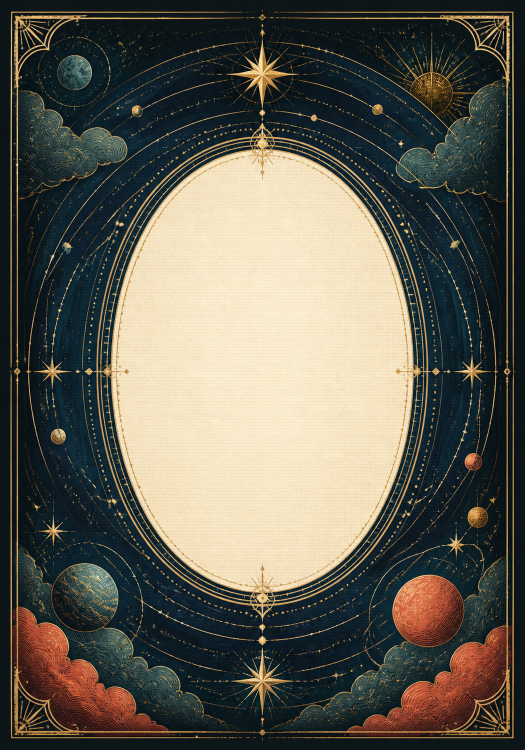
#> input picture tmp/prod-turn-subtle-v2/apps/web/scripts/assets/order-card-face-art.png, 1049 x 1499 px (shown at 1/2 size)
$ python generate-order-deck.py
#> lines starting #> are read from the running program, lines starting #| are printed output that depends on the picture
"""Build the 1-100 Orden deck from the ChatGPT-generated face artwork.

The source illustration intentionally contains no text. Pillow adds the exact
numbering and deterministic colour/constellation variations so every card is
unique while the complete deck remains visually coherent.
"""

from __future__ import annotations

import colorsys
import math
import random
from pathlib import Path

from PIL import Image, ImageDraw, ImageEnhance, ImageFont, ImageOps


HERE = Path(__file__).resolve().parent
CARD_DIR = HERE.parent / "public" / "cards" / "orden"
SOURCE = HERE / "assets" / "order-card-face-art.png"
CARD_SIZE = (700, 1000)
OUTPUT_SIZE = (420, 600)

DISPLAY_FONT = Path("C:/Windows/Fonts/georgiab.ttf")
INDEX_FONT = Path("C:/Windows/Fonts/bahnschrift.ttf")


def fit_source(source: Image.Image) -> Image.Image:
    """Crop the generated portrait to the exact 7:10 card ratio."""

    target_ratio = CARD_SIZE[0] / CARD_SIZE[1]
#> target_ratio = 0.7
    source_ratio = source.width / source.height
#> source_ratio = 0.7
    if source_ratio < target_ratio:
        target_height = round(source.width / target_ratio)
#> target_height = 1499
        top = (source.height - target_height) // 2
#> top = 0
        source = source.crop((0, top, source.width, top + target_height))
#> source is the input picture: PIL image 1049x1499 RGB; mean R, G, B 96.5, 94.4, 83.5
    elif source_ratio > target_ratio:
        target_width = round(source.height * target_ratio)
        left = (source.width - target_width) // 2
        source = source.crop((left, 0, left + target_width, source.height))
    return source.resize(CARD_SIZE, Image.Resampling.LANCZOS).convert("RGB")
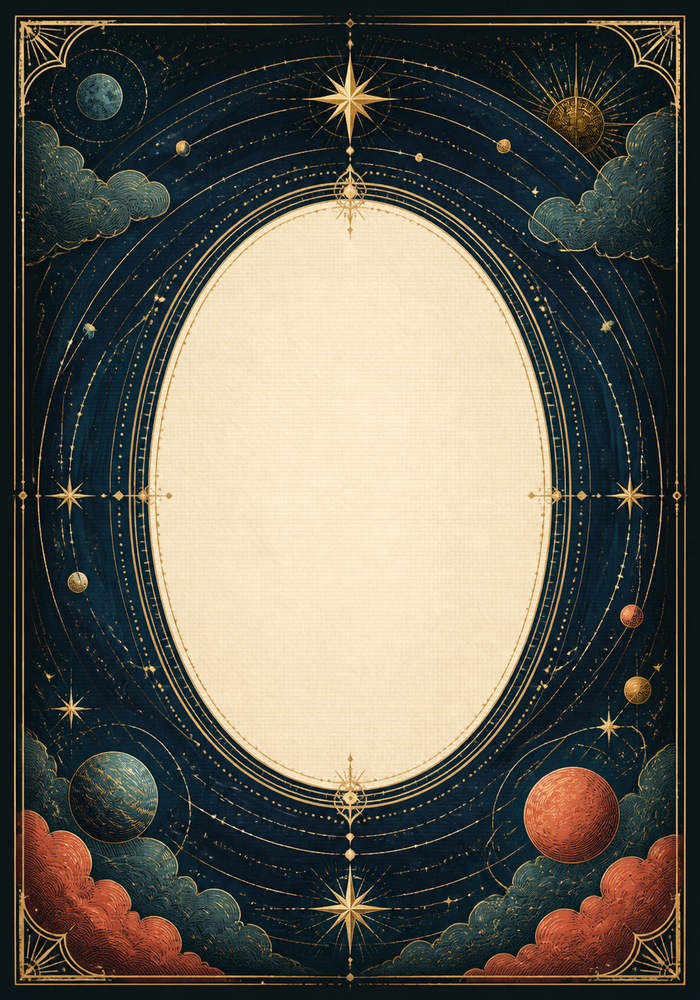
#> returned value: PIL image 700x1000 RGB; mean R, G, B 96.6, 94.4, 83.5


def card_palette(value: int) -> tuple[tuple[int, int, int], tuple[int, int, int]]:
    """Move through five readable colour families as the deck ascends."""

    anchors = (190, 216, 258, 338, 22, 48)
    position = (value - 1) / 99 * (len(anchors) - 1)
    index = min(int(position), len(anchors) - 2)
    fraction = position - index
    hue_a = anchors[index]
    hue_b = anchors[index + 1]
    hue = hue_a + (hue_b - hue_a) * fraction

    dark = colorsys.hsv_to_rgb(hue / 360, 0.67, 0.37)
    accent = colorsys.hsv_to_rgb(hue / 360, 0.58, 0.76)
    return (
        tuple(round(channel * 255) for channel in dark),
        tuple(round(channel * 255) for channel in accent),
    )


def tint_art(base: Image.Image, value: int) -> tuple[Image.Image, tuple[int, int, int]]:
    dark, accent = card_palette(value)
    gray = ImageOps.grayscale(base)
    themed = ImageOps.colorize(gray, black=dark, white=(246, 224, 184))
    card = Image.blend(base, themed, 0.38)

    # A soft, value-specific ink wash makes adjacent cards distinct without
    # compromising the quiet ivory number medallion.
    wash = Image.new("RGB", CARD_SIZE, accent)
    mask = Image.new("L", CARD_SIZE, 0)
    mask_draw = ImageDraw.Draw(mask)
    sweep = (value * 37) % 700
    mask_draw.ellipse((sweep - 440, -300, sweep + 520, 1320), fill=38)
    mask = mask.filter(ImageFilter.GaussianBlur(160))
    card.paste(Image.blend(card, wash, 0.28), mask=mask)
    return ImageEnhance.Contrast(card).enhance(1.04), accent


def fitted_font(text: str, max_width: int) -> ImageFont.FreeTypeFont:
    size = 310
    while size > 120:
        font = ImageFont.truetype(DISPLAY_FONT, size)
        bounds = font.getbbox(text, stroke_width=4)
        if bounds[2] - bounds[0] <= max_width:
            return font
        size -= 4
    return ImageFont.truetype(DISPLAY_FONT, size)


def draw_center_number(card: Image.Image, value: int, accent: tuple[int, int, int]) -> None:
    draw = ImageDraw.Draw(card)
    text = str(value)
    font = fitted_font(text, 438)
    bounds = draw.textbbox((0, 0), text, font=font, stroke_width=3)
    width = bounds[2] - bounds[0]
    height = bounds[3] - bounds[1]
    x = (CARD_SIZE[0] - width) / 2 - bounds[0]
    y = 500 - height / 2 - bounds[1] - 6

    draw.text(
        (x + 7, y + 10),
        text,
        font=font,
        fill=(44, 31, 28, 105),
        stroke_width=6,
        stroke_fill=(44, 31, 28, 70),
    )
    draw.text(
        (x, y),
        text,
        font=font,
        fill=(20, 37, 48),
        stroke_width=4,
        stroke_fill=accent,
    )


def draw_corner_index(card: Image.Image, value: int, accent: tuple[int, int, int]) -> None:
    text = str(value)
    size = 61 if value < 10 else 52 if value < 100 else 43
    font = ImageFont.truetype(INDEX_FONT, size)
    ink = (250, 239, 214)
    stroke = (18, 34, 43)

    def make_index() -> Image.Image:
        tile = Image.new("RGBA", (170, 116), (0, 0, 0, 0))
        draw = ImageDraw.Draw(tile)
        bounds = draw.textbbox((0, 0), text, font=font, stroke_width=3)
        width = bounds[2] - bounds[0]
        draw.rounded_rectangle((5, 6, width + 31, 87), radius=18, fill=(*stroke, 178), outline=(*accent, 230), width=3)
        draw.text((19 - bounds[0], 42 - (bounds[1] + bounds[3]) / 2), text, font=font, fill=ink, stroke_width=2, stroke_fill=stroke)
        return tile

    corner = make_index()
    card.paste(corner, (35, 36), corner)
    inverse = corner.rotate(180)
    card.paste(inverse, (CARD_SIZE[0] - 35 - inverse.width, CARD_SIZE[1] - 36 - inverse.height), inverse)


def draw_constellation(card: Image.Image, value: int, accent: tuple[int, int, int]) -> None:
    rng = random.Random(value)
    overlay = Image.new("RGBA", CARD_SIZE, (0, 0, 0, 0))
    draw = ImageDraw.Draw(overlay)
    count = 3 + (value - 1) // 20
    points: list[tuple[float, float]] = []
    for index in range(count):
        angle = (math.tau * index / count) + rng.uniform(-0.19, 0.19)
        radius_x = rng.uniform(236, 274)
        radius_y = rng.uniform(330, 386)
        point = (350 + math.cos(angle) * radius_x, 500 + math.sin(angle) * radius_y)
        points.append(point)
    for first, second in zip(points, points[1:] + points[:1]):
        draw.line((first, second), fill=(*accent, 80), width=2)
    for x, y in points:
        radius = rng.choice((4, 5, 7))
        draw.ellipse((x - radius, y - radius, x + radius, y + radius), fill=(250, 235, 204, 225), outline=(*accent, 255), width=2)
    card.paste(overlay, (0, 0), overlay)


def build_card(base: Image.Image, value: int) -> Image.Image:
    card, accent = tint_art(base, value)
    draw_constellation(card, value, accent)
    draw_center_number(card, value, accent)
    draw_corner_index(card, value, accent)
    return card


def main() -> None:
    if not SOURCE.exists():
        raise SystemExit(f"Missing generated source artwork: {SOURCE}")

    CARD_DIR.mkdir(parents=True, exist_ok=True)
    base = fit_source(Image.open(SOURCE))
    for value in range(1, 101):
        build_card(base, value).resize(OUTPUT_SIZE, Image.Resampling.LANCZOS).save(
            CARD_DIR / f"{value}.webp",
            "WEBP",
            quality=86,
            method=6,
        )
#> this loop made 100 passes
#> pass 1, in tint_art, `gray = ImageOps.grayscale(base)`:
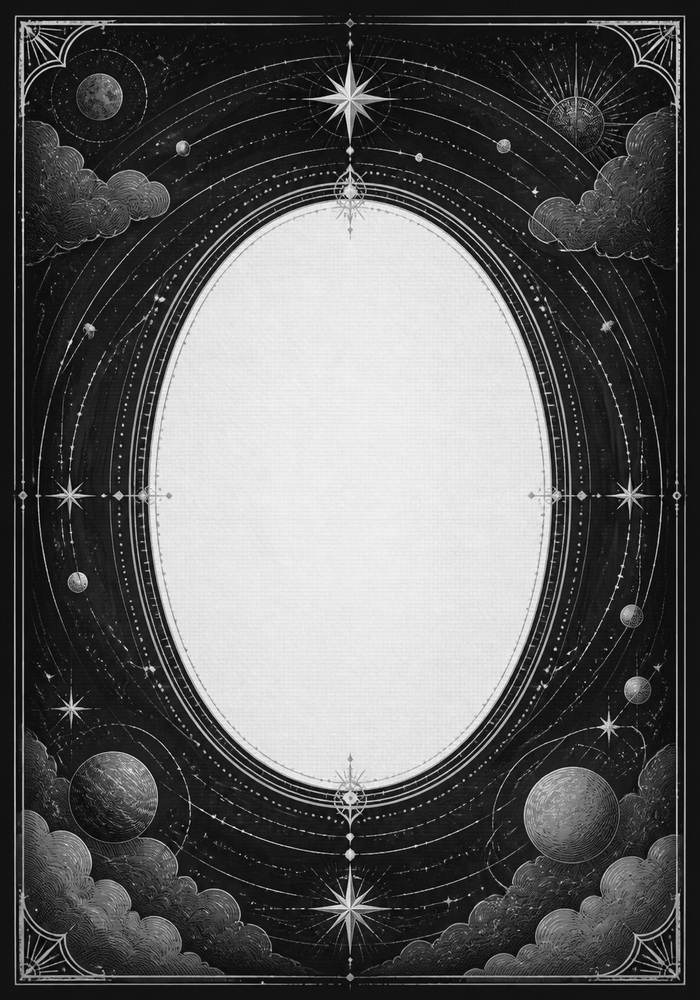
#> gray: PIL image 700x1000 L; min 0, max 250, mean 93.8
#> pass 1, in tint_art, `themed = ImageOps.colorize(gray, black=dark, white=(246, 224, 184))`:
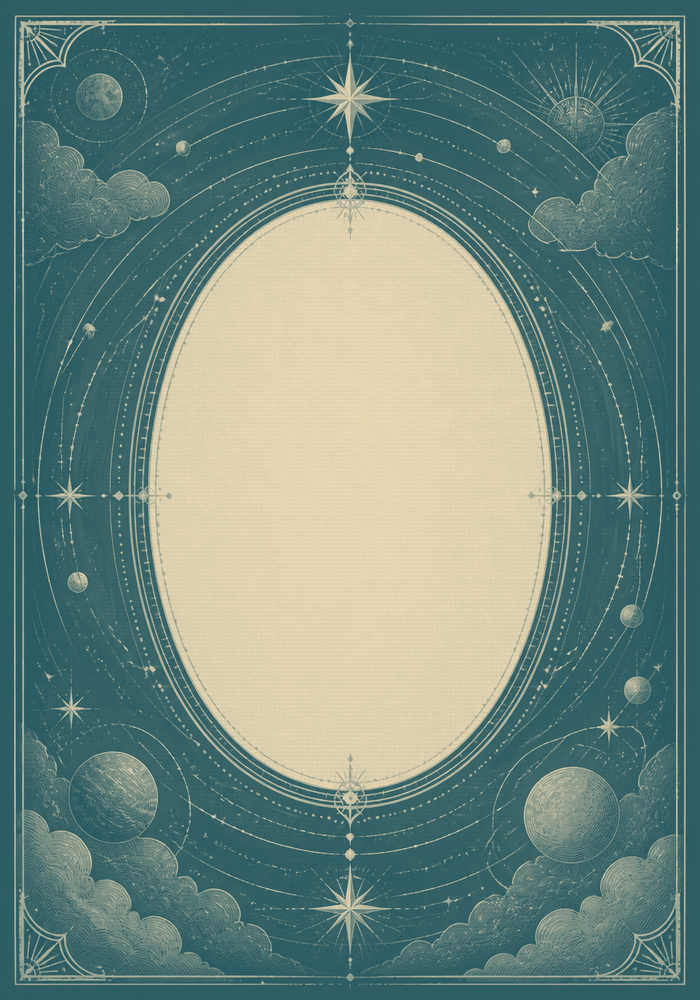
#> themed: PIL image 700x1000 RGB; mean R, G, B 109.6, 135, 126.6
#> pass 1, in tint_art, `card = Image.blend(base, themed, 0.38)`:
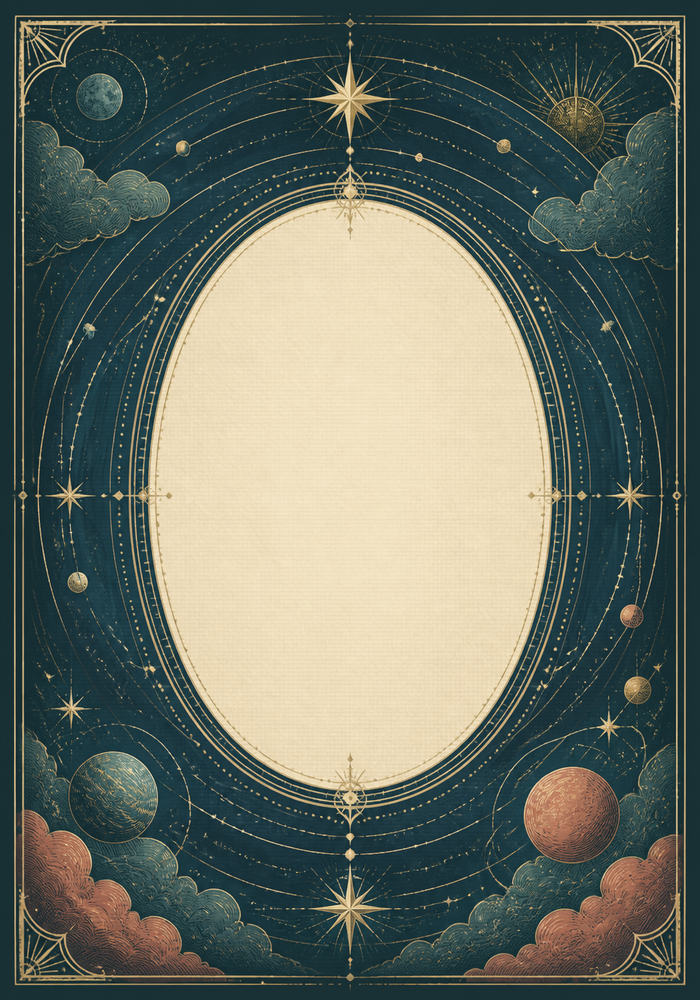
#> card: PIL image 700x1000 RGB; mean R, G, B 101.1, 109.3, 99.4
#> pass 1, in tint_art, `wash = Image.new("RGB", CARD_SIZE, accent)`:
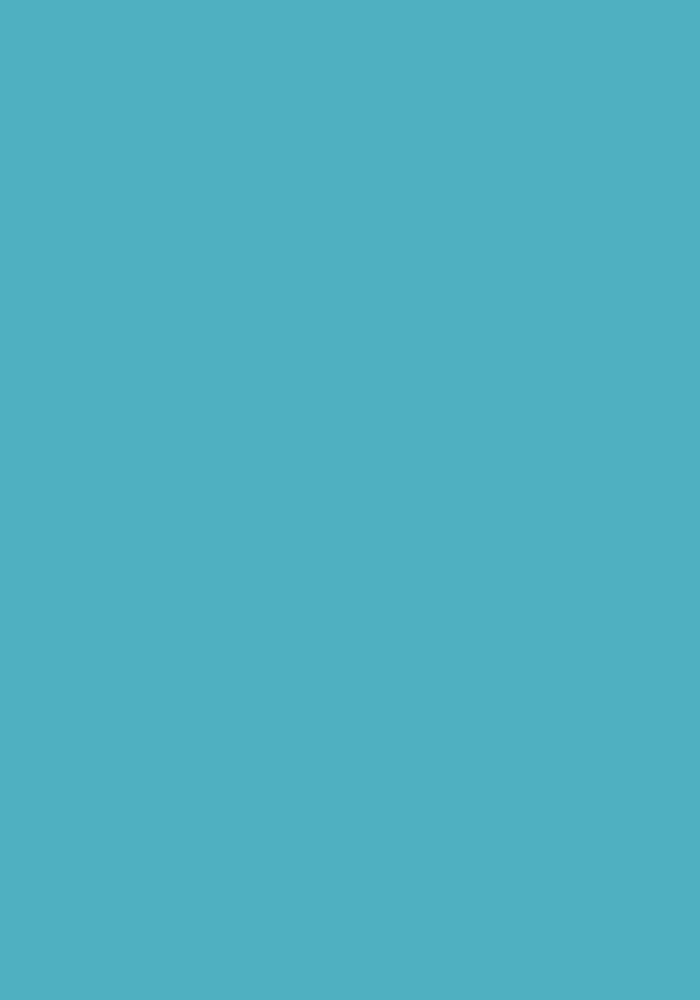
#> wash: PIL image 700x1000 RGB; mean R, G, B 81, 175, 194
    print(f"Generated 100 cards in {CARD_DIR}")


if __name__ == "__main__":
    # Imported here to keep the palette/math helpers easy to reuse in tests.
    from PIL import ImageFilter

    main()
